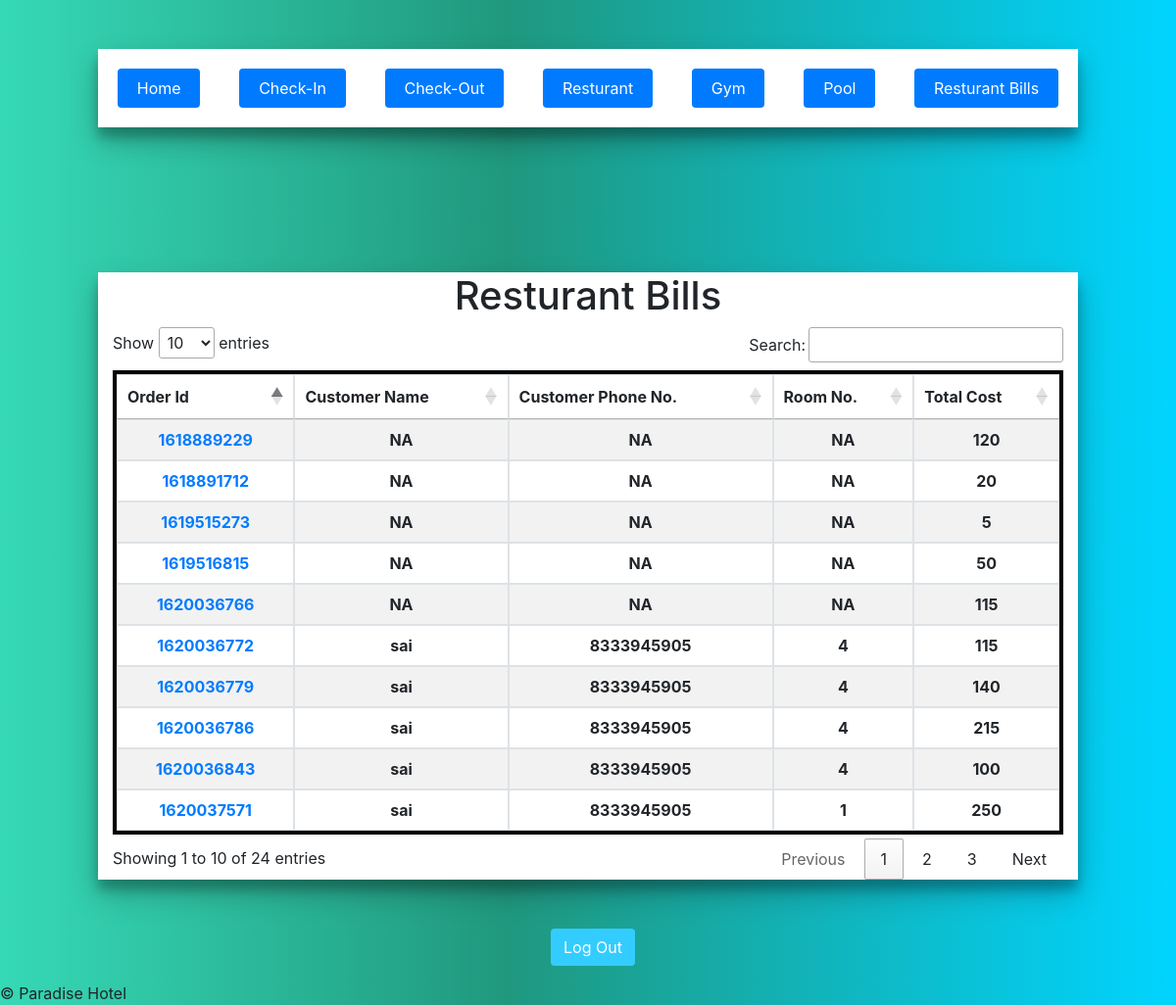
The app's page /resturant/Bills/ (signed in) with its own data.
### pages/models.py (models this page shows, shortened)
class Costumer(models.Model):
    GENERAL = 'N'
    SILVER = 'S'
    GOLD = 'G'
    PREMIUM = 'P'
    PACKAGE_CHOICES = [
        (GENERAL, 'General'),
        (SILVER, 'Sliver'),
        (GOLD, 'Gold'),
        (PREMIUM, 'Premium')
    ]
    name = models.CharField(max_length = 52)
    phone = models.CharField(max_length = 13)
    room_no = models.IntegerField()
    advance = models.IntegerField(default=100)
    checkin_time = models.DateTimeField(auto_now_add=True, blank=True)
    expected_checkout_time = models.DateField(blank=True, null=True)
    package = models.CharField(max_length=1, choices=PACKAGE_CHOICES, default=GENERAL)
    active = models.BooleanField(default=True)

### pages/views.py (the view)
# urls.py: path('resturant/Bills/', list_resturant_bills, name='resturant-bills'),
def list_resturant_bills(request, *args, **kwargs):
    query_set = RestaurantParchase.objects.order_by('order_id')
    order_set = []
    total = 0
    try:
        prev = query_set[0].order_id
        obj = query_set[0].consumer
        if obj == None:
            obj = 'NA'
        order = [prev, obj]
        total += query_set[0].item.item_cost * query_set[0].qunatity
    except Exception:
        pass
    for index, instance in enumerate(query_set):
        if instance.order_id != prev:
            order.append(total)
            order_set.append(order)
            total = 0
            prev = instance.order_id
            obj = instance.consumer
            if obj == None:
                obj = 'NA'
            order = [prev, obj]
        if index != 0:
            total += instance.item.item_cost * instance.qunatity
    order.append(total)
    order_set.append(order)
    content = {
        'qs': order_set
    }
    return render(request, 'resturant_bills.html', content)

### Templates/resturant_bills.html (shortened to what this page needs)
{% extends 'base.html' %}
{% block content %}
<nav class="nav nav-pills flex-column flex-sm-row">
    <div class="container">
    <h1 class="text-center">Resturant Bills</h1>
<table class="table table-fluid table-striped table-bordered table-m" style='border: 4px solid black;' id='myTable'>
    <thead>
    <tr>
        <th class="th-sm" style="padding-right:10px">Order Id</th>
        <th class="th-sm" style="padding-right:10px">Customer Name</th>
        <th class="th-sm" style="padding-right:10px">Customer Phone No.</th>
        <th class="th-sm" style="padding-right:10px">Room No.</th>
        <th class="th-sm" style="padding-right:10px">Total Cost</th>
    </tr>
    </thead>
    <tbody>
{% for order in qs %}
<tr>
    {% for instance in order %}
    {% if forloop.first %}
        <th><a href='../{{instance}}'>{{instance}}</a></th>
    {% elif forloop.last %}
        <th>{{instance}}</th>
    {% elif instance == 'NA' %}
        <th>{{instance}}</th>
        <th>{{instance}}</th>
        <th>{{instance}}</th>
    {% else %}
        <th>{{instance.name}}</th>
        <th>{{instance.phone}}</th>
        <th>{{instance.room_no}}</th>
    {% endif %}
    {% endfor %}
</tr>
{% endfor %}
</table>
</div>
</nav>
{% endblock %}

### Templates/base.html (style rules this page uses)
body, html { margin: 0; padding: 0; height: 100%; background: rgb(54,217,182); background: linear-gradient(90deg, rgba(54,217,182,1) 0%, rgba(32,152,126,1) 43%, rgba(0,212,255,1) 100%); }
.nav { max-width:1000px; margin:30px auto; box-shadow: 0 14px 28px rgba(0,0,0,0.25), 0 10px 10px rgba(0,0,0,0.22); background-color: #fff; margin-top:50px; margin-bottom:50px; justify-content: space-around; align-items: flex-start; }
th { text-align: center; padding-right: 10px; }

### records on screen
Costumer: order "1620036772" "1620036779" "1620036786" "1620036843", name "sai", phone "8333945905", room_no "4", order "115" "140" "215" "100"
Costumer: order "1620037571", name "sai", phone "8333945905", room_no "1", order "250"

### other values on screen
{{ instance }} "1618889229" "1618891712" "1619515273" "1619516815" "1620036766"
{{ instance }} "NA" "NA" "NA" "NA" "NA"
{{ instance }} "120" "20" "5" "50" "115"
